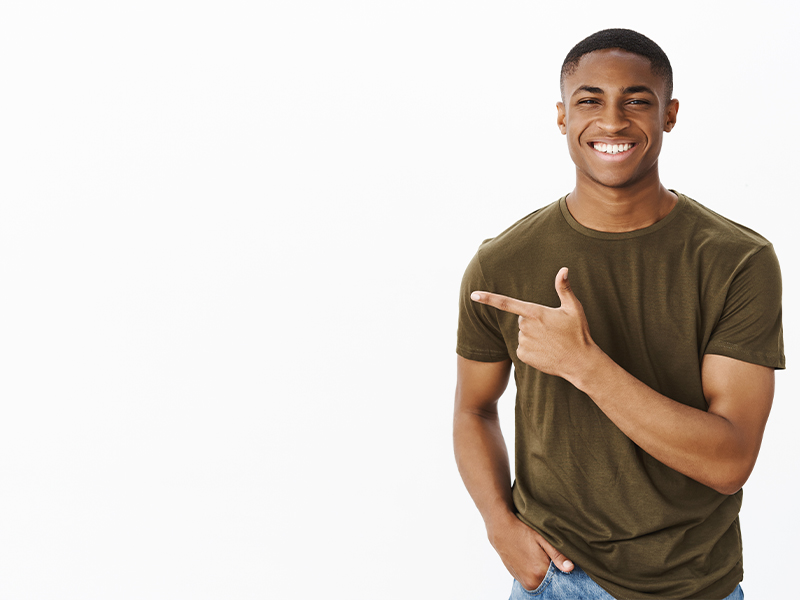
#> input picture sample.jpg, 800 x 600 px
$ python boundingBoxExample.py
#> lines starting #> are read from the running program, lines starting #| are printed output that depends on the picture; after the words box and inside, x2 and y2 are one past the last pixel; in counts of white or black regions, pixels touching at a corner belong together
import cv2
import numpy as np
import os

# ===== 1. Load Image =====
image_path = "./sample.jpg"
if not os.path.exists(image_path):
    print(f"Error: File '{image_path}' not found!")
    exit()

image = cv2.imread(image_path)
#> image is the input picture: shape (600, 800, 3); mean B, G, R 199.8, 206, 213.3
if image is None:
    print(f"Error: Failed to load '{image_path}'. Check file format or corruption.")
    exit()

# ===== 2. Prepare Outputs =====
# Left Panel: Contours only (no text)
contour_output = image.copy()
gray = cv2.cvtColor(image, cv2.COLOR_BGR2GRAY)
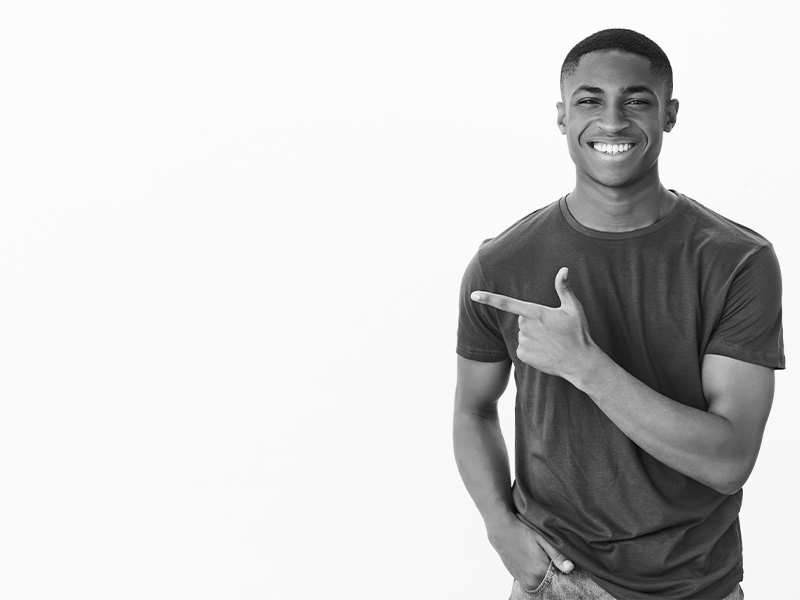
#> gray: shape (600, 800); min 0, max 255, mean 207.5
_, thresh = cv2.threshold(gray, 127, 255, cv2.THRESH_BINARY)
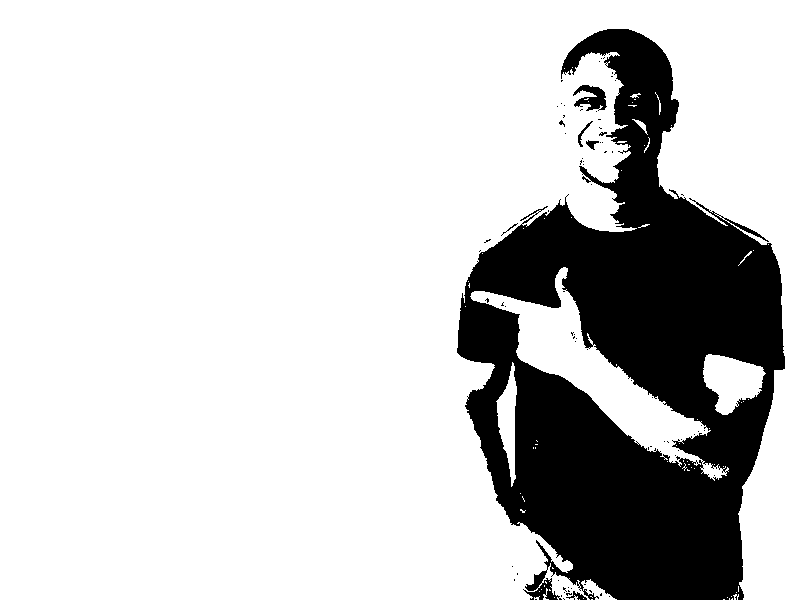
#> thresh: shape (600, 800); 79.6% white; 79 black regions (73 under 20 px)
contours, _ = cv2.findContours(thresh, cv2.RETR_TREE, cv2.CHAIN_APPROX_SIMPLE)
#> contours = 244 contours, 228 with area under 20; largest, box (x1, y1, x2, y2) and area: (0, 0, 800, 600) 365204, (470, 267, 729, 481) 11156, (703, 354, 766, 415) 2325, (496, 362, 517, 487) 1194, (572, 84, 608, 112) 573
cv2.drawContours(contour_output, contours, -1, (255, 0, 0), 2)  # Just blue contours
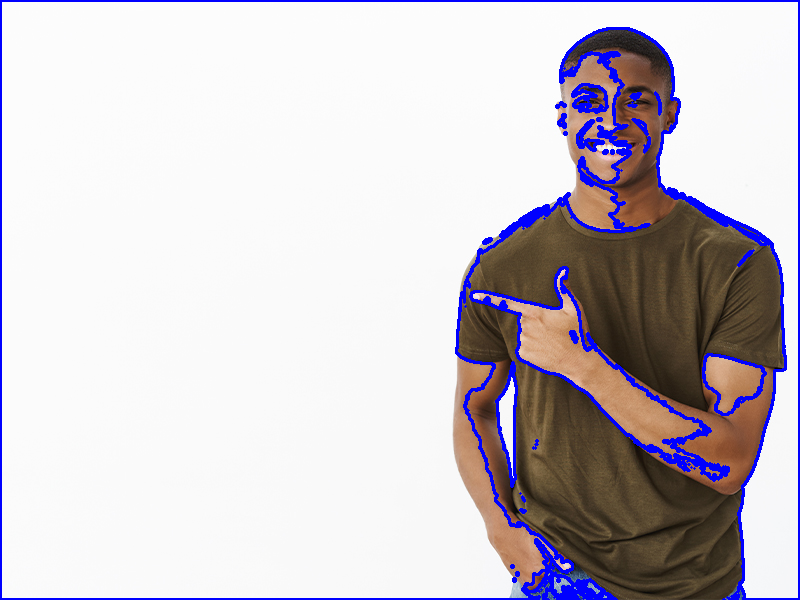
#> contour_output: shape (600, 800, 3); 4.75% of pixels changed, all inside (x1, y1, x2, y2) = (0, 0, 800, 600)

# Right Panel: Faces with coordinates
face_output = image.copy()
face_cascade = cv2.CascadeClassifier(cv2.data.haarcascades + "haarcascade_frontalface_default.xml")
faces = face_cascade.detectMultiScale(gray, scaleFactor=1.1, minNeighbors=5, minSize=(30, 30))
#> faces = [[555, 53, 118, 118]]

for (x, y, w, h) in faces:
    x2, y2 = x + w, y + h
    cv2.rectangle(face_output, (x, y), (x2, y2), (0, 255, 0), 2)  # Green box
    cv2.putText(face_output, f"({x},{y})", (x, y-10), cv2.FONT_HERSHEY_SIMPLEX, 0.5, (0,255,0), 1)  # Top-left
    cv2.putText(face_output, f"({x2},{y2})", (x2-50, y2+20), cv2.FONT_HERSHEY_SIMPLEX, 0.5, (0,255,0), 1)  # Bottom-right
    cv2.putText(face_output, f"W:{w} H:{h}", (x, y+h+20), cv2.FONT_HERSHEY_SIMPLEX, 0.5, (0,255,0), 1)  # Size
#> this loop made 1 pass
#> (x, y, w, h, x2, y2) on pass 1: (555, 53, 118, 118, 673, 171)
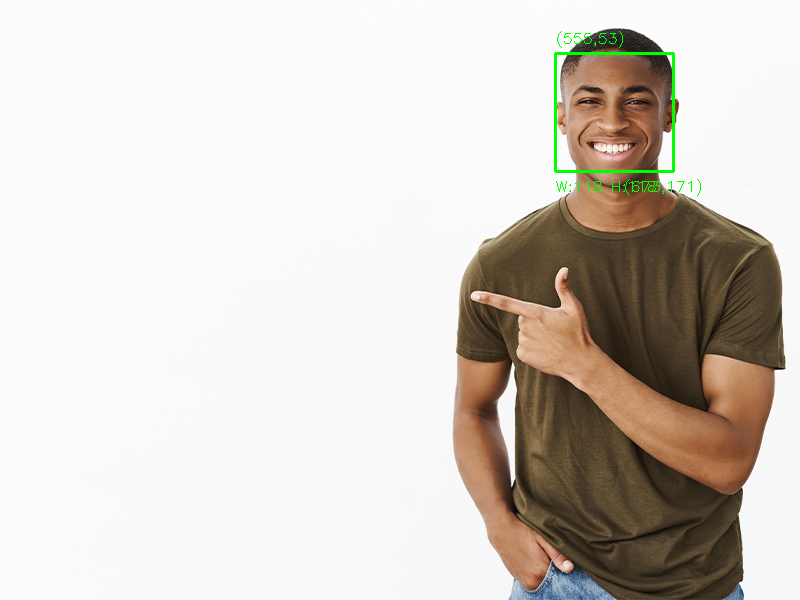
#> face_output: shape (600, 800, 3); 0.4% of pixels changed, all inside (x1, y1, x2, y2) = (554, 31, 701, 196)

# ===== 3. Combine & Label =====
contour_output = cv2.putText(contour_output, "CONTOURS", (10, 30),
                           cv2.FONT_HERSHEY_SIMPLEX, 1, (255,0,0), 2)
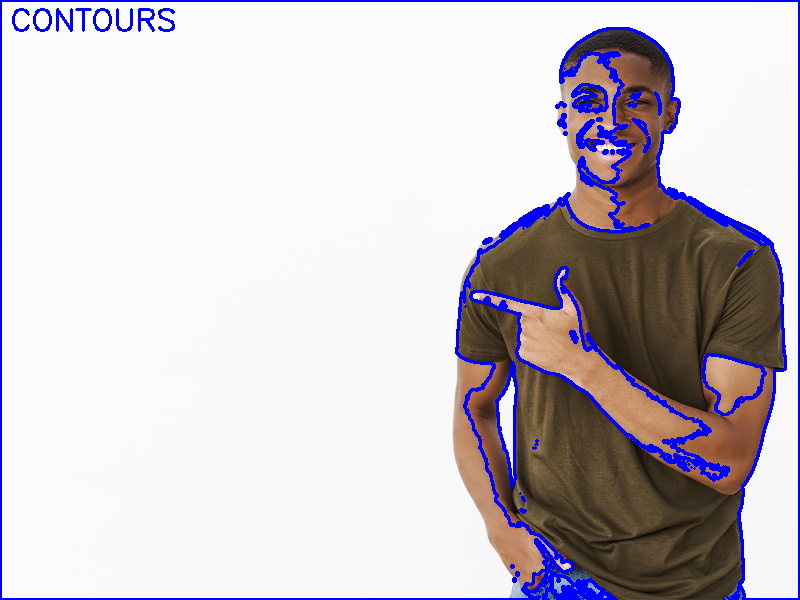
#> contour_output: shape (600, 800, 3); 0.28% of pixels changed, all inside (x1, y1, x2, y2) = (12, 8, 175, 32)
face_output = cv2.putText(face_output, "FACES", (10, 30),
                        cv2.FONT_HERSHEY_SIMPLEX, 1, (0,255,0), 2)
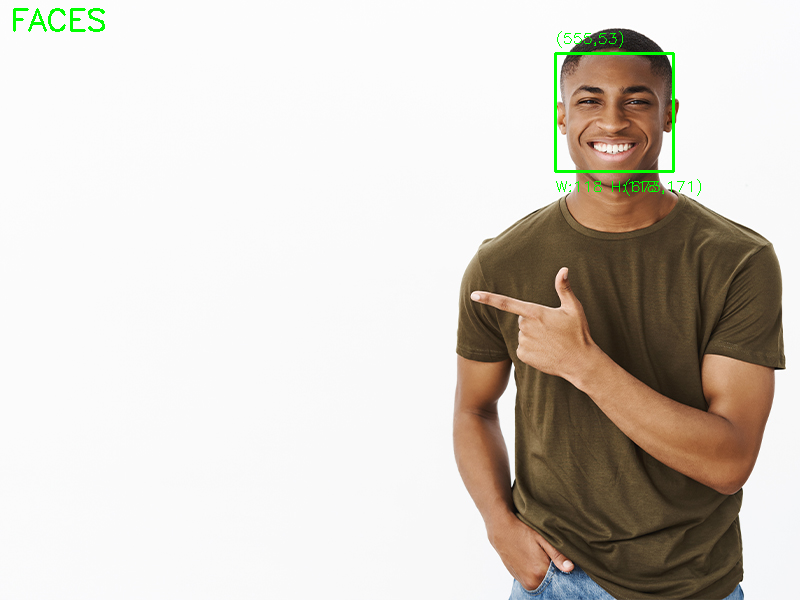
#> face_output: shape (600, 800, 3); 0.16% of pixels changed, all inside (x1, y1, x2, y2) = (13, 8, 105, 32)
combined = np.hstack((contour_output, face_output))
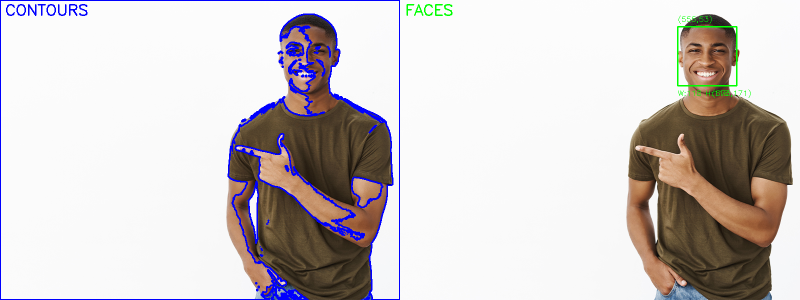
#> combined: shape (600, 1600, 3) (shown at 1/2 size); mean B, G, R 201.9, 202, 208

# ===== 4. Display/Save =====
cv2.imshow("Contours (Left) vs Faces with Coordinates (Right)", combined)
cv2.waitKey(0)
cv2.destroyAllWindows()
cv2.imwrite("contours_vs_faces.jpg", combined)  # Optional save
